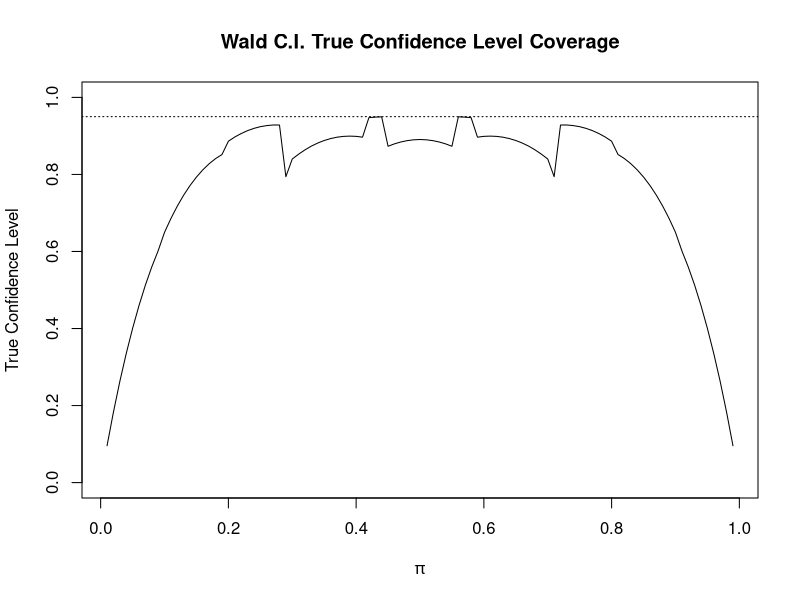

Generate this figure with R:
## ---- chunk 1
set.seed(23951)
n_sim = 1
n_trials = 10
p = 0.6
bin <- rbinom(n=n_sim, size = n_trials, prob = p)
bin
## ---- chunk 2
w = 6
n = 10
alpha = 0.05

pi.hat = w/n # Recall that this is an MLE for pi in Bernoulli probability model
var.wald = pi.hat*(1-pi.hat)/n

wald.CI_lower.bound = pi.hat - qnorm(p = 1-alpha/2)*sqrt(var.wald)
wald.CI_upper.bound = pi.hat + qnorm(p = 1-alpha/2)*sqrt(var.wald)

round(data.frame(pi.hat, var.wald, wald.CI_lower.bound,wald.CI_upper.bound),4)
## ---- chunk 3
pi = 0.6
alpha = 0.05
n = 10
w = 0:n

wald.CI.true.coverage = function(pi, alpha=0.05, n) {
  
  w = 0:n

  pi.hat = w/n
  pmf = dbinom(x=w, size=n, prob=pi)
  
  var.wald = pi.hat*(1-pi.hat)/n
  wald.CI_lower.bound = pi.hat - qnorm(p = 1-alpha/2)*sqrt(var.wald)
  wald.CI_upper.bound = pi.hat + qnorm(p = 1-alpha/2)*sqrt(var.wald)
  
  covered.pi = ifelse(test = pi>wald.CI_lower.bound, yes = ifelse(test = pi<wald.CI_upper.bound, yes=1, no=0), no=0)
  
  wald.CI.true.coverage = sum(covered.pi*pmf)
  
  wald.df = data.frame(w, pi.hat, round(data.frame(pmf, wald.CI_lower.bound,wald.CI_upper.bound),4), covered.pi)
  
  return(wald.df)
}

wald.df = wald.CI.true.coverage(pi=0.6, alpha=0.05, n=10)
wald.CI.true.coverage.level = sum(wald.df$covered.pi*wald.df$pmf)

# Let's compute the ture coverage for a sequence of pi
pi.seq = seq(0.01,0.99, by=0.01)
wald.CI.true.matrix = matrix(data=NA,nrow=length(pi.seq),ncol=2)
counter=1
for (pi in pi.seq) {
    wald.df2 = wald.CI.true.coverage(pi=pi, alpha=0.05, n=10)
    #print(paste('True Coverage is', sum(wald.df2$covered.pi*wald.df2$pmf)))
    wald.CI.true.matrix[counter,] = c(pi,sum(wald.df2$covered.pi*wald.df2$pmf))
    counter = counter+1
}
str(wald.CI.true.matrix)
wald.CI.true.matrix[1:5,]

# Plot the true coverage level (for given n and alpha)
plot(x=wald.CI.true.matrix[,1],
     y=wald.CI.true.matrix[,2],
     ylim=c(0,1),
     main = "Wald C.I. True Confidence Level Coverage", xlab=expression(pi),
     ylab="True Confidence Level",
     type="l")
abline(h=1-alpha, lty="dotted")
